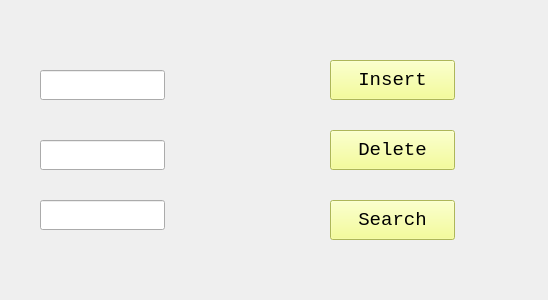
<?xml version="1.0" encoding="UTF-8"?>
<ui version="4.0">
 <class>Form</class>
 <widget class="QWidget" name="Form">
  <property name="geometry">
   <rect>
    <x>0</x>
    <y>0</y>
    <width>548</width>
    <height>300</height>
   </rect>
  </property>
  <property name="windowTitle">
   <string>Form</string>
  </property>
  <widget class="QPushButton" name="pushButton">
   <property name="geometry">
    <rect>
     <x>330</x>
     <y>60</y>
     <width>125</width>
     <height>40</height>
    </rect>
   </property>
   <property name="font">
    <font>
     <family>Monospace</family>
     <pointsize>14</pointsize>
    </font>
   </property>
   <property name="autoFillBackground">
    <bool>false</bool>
   </property>
   <property name="styleSheet">
    <string notr="true">background-color: rgb(242, 255, 124);</string>
   </property>
   <property name="text">
    <string>Insert</string>
   </property>
  </widget>
  <widget class="QPushButton" name="pushButton_2">
   <property name="geometry">
    <rect>
     <x>330</x>
     <y>130</y>
     <width>125</width>
     <height>40</height>
    </rect>
   </property>
   <property name="font">
    <font>
     <family>Monospace</family>
     <pointsize>14</pointsize>
    </font>
   </property>
   <property name="styleSheet">
    <string notr="true">background-color: rgb(242, 255, 124);</string>
   </property>
   <property name="text">
    <string>Delete</string>
   </property>
  </widget>
  <widget class="QPushButton" name="pushButton_3">
   <property name="enabled">
    <bool>true</bool>
   </property>
   <property name="geometry">
    <rect>
     <x>330</x>
     <y>200</y>
     <width>125</width>
     <height>40</height>
    </rect>
   </property>
   <property name="font">
    <font>
     <family>Monospace</family>
     <pointsize>14</pointsize>
     <weight>50</weight>
     <bold>false</bold>
     <strikeout>false</strikeout>
    </font>
   </property>
   <property name="toolTip">
    <string/>
   </property>
   <property name="styleSheet">
    <string notr="true">background-color: rgb(242, 255, 124);</string>
   </property>
   <property name="text">
    <string>Search</string>
   </property>
  </widget>
  <widget class="QLineEdit" name="lineEdit">
   <property name="geometry">
    <rect>
     <x>40</x>
     <y>70</y>
     <width>125</width>
     <height>30</height>
    </rect>
   </property>
   <property name="styleSheet">
    <string notr="true"/>
   </property>
  </widget>
  <widget class="QLineEdit" name="lineEdit_2">
   <property name="geometry">
    <rect>
     <x>40</x>
     <y>140</y>
     <width>125</width>
     <height>30</height>
    </rect>
   </property>
  </widget>
  <widget class="QLineEdit" name="lineEdit_3">
   <property name="geometry">
    <rect>
     <x>40</x>
     <y>200</y>
     <width>125</width>
     <height>30</height>
    </rect>
   </property>
  </widget>
  <widget class="QLabel" name="label">
   <property name="geometry">
    <rect>
     <x>-2</x>
     <y>3</y>
     <width>551</width>
     <height>301</height>
    </rect>
   </property>
   <property name="text">
    <string/>
   </property>
   <property name="pixmap">
    <pixmap resource="pics.qrc">:/test2/png-grass-19.png</pixmap>
   </property>
  </widget>
  <zorder>label</zorder>
  <zorder>pushButton</zorder>
  <zorder>pushButton_3</zorder>
  <zorder>lineEdit_2</zorder>
  <zorder>pushButton_2</zorder>
  <zorder>lineEdit_3</zorder>
  <zorder>lineEdit</zorder>
 </widget>
 <resources>
  <include location="pics.qrc"/>
 </resources>
 <connections/>
</ui>
